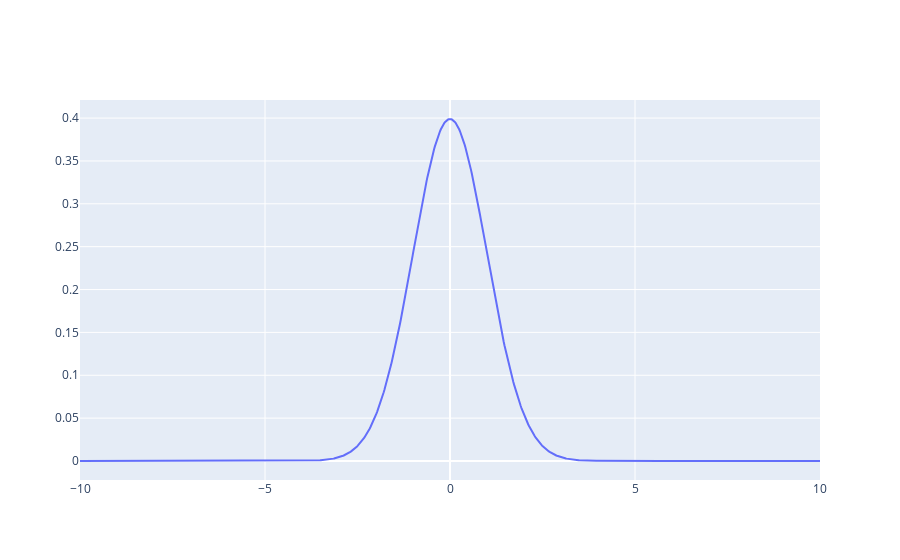

The code cell stored with this chart in its notebook:
### Code cell
import plotly.graph_objects as go

x = torch.linspace(-10, 10, 1000)
y = phi(x)

fig = go.Figure()
fig.add_trace(go.Scatter(x=x, y=y))
fig.show()

### Figure 1 — Plotly figure (JSON) as saved in the notebook; plotly's stock layout.template omitted (floating-point values rounded to 4 significant figures; data arrays with more than 128 entries replaced by an {"elided": "..."} marker saying what was removed)
{"data": [{"type": "scatter", "x": {"elided": "1000 float values"}, "y": {"elided": "1000 float values"}}], "layout": {}}
